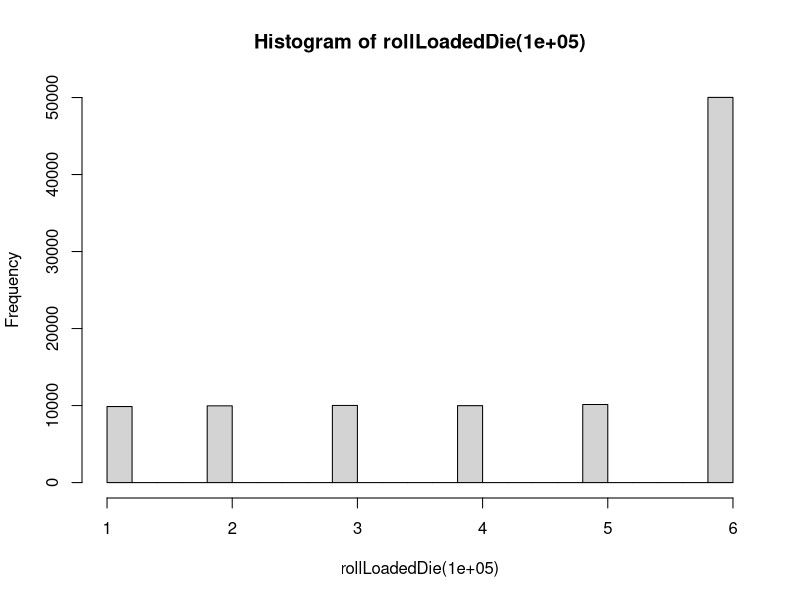
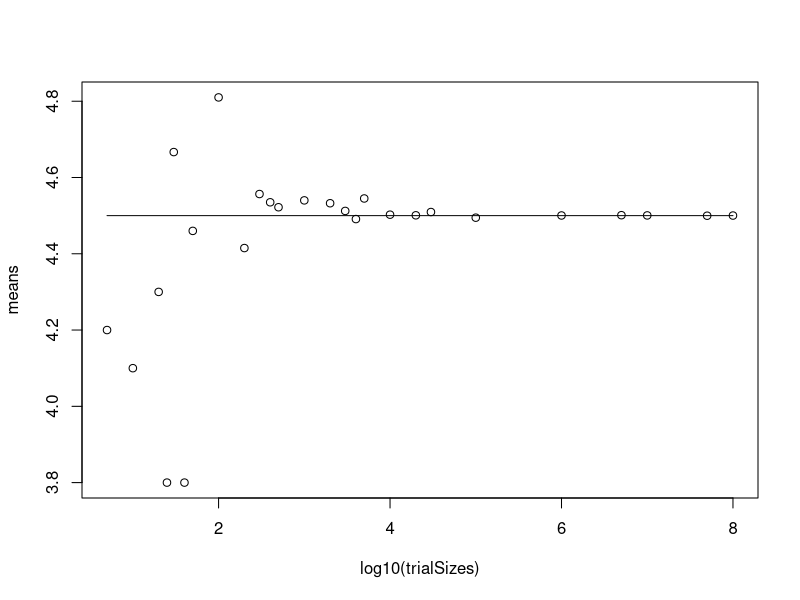
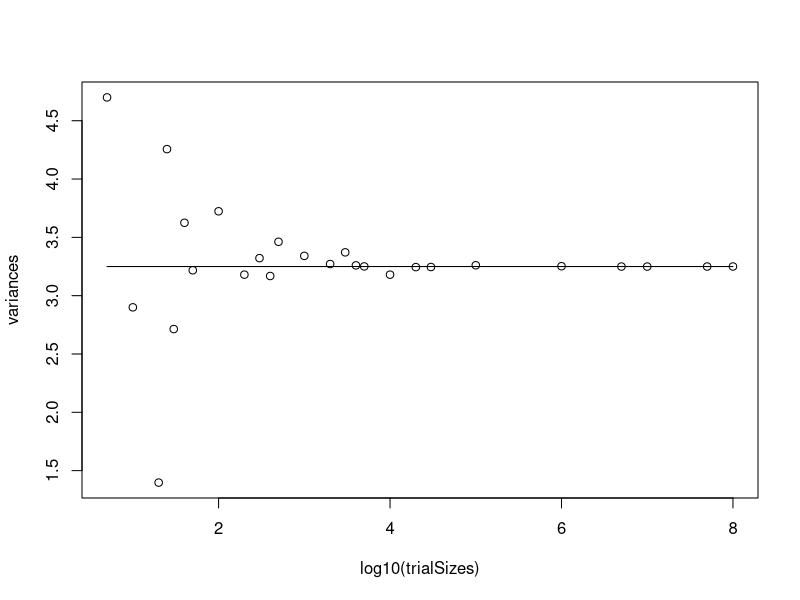
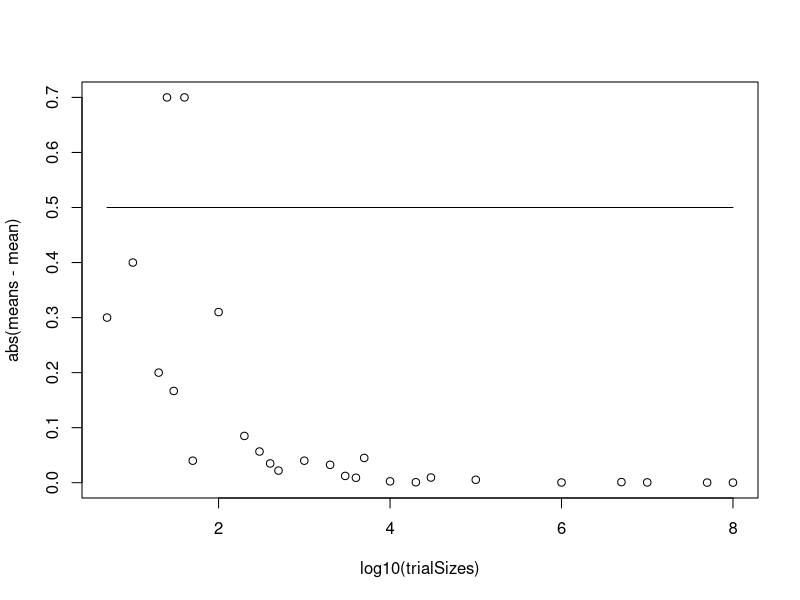
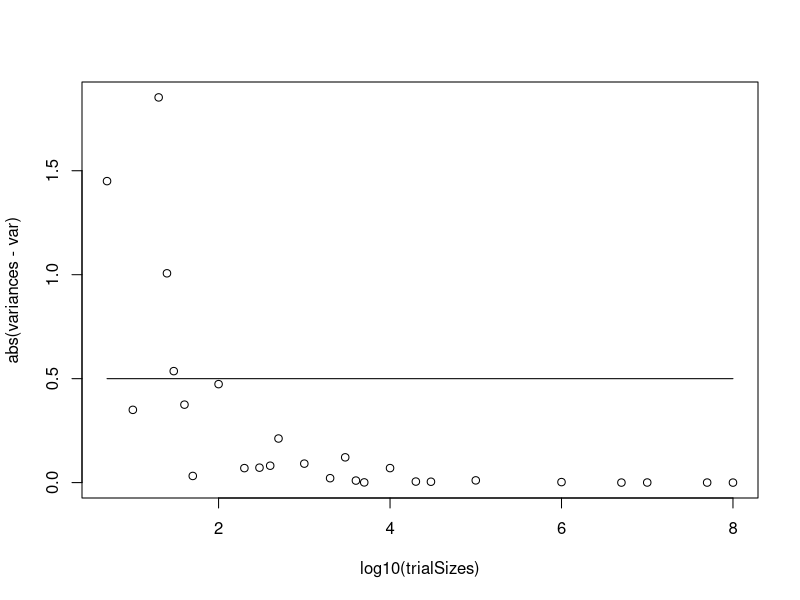

R code for these plots, in order:
## ---- chunk 1
knitr::opts_chunk$set(echo = TRUE)
## ---- chunk 2

prob = c(.1,.1,.1,.1,.1,.5)

mean <- vector("double", 6)
# mean = 1*.1 + 2*.1 + 3*.1 + 4*.1 + 5*.1 + 6*.5
for( i in 1:6 ){mean[i] <- (prob[i]*i)}
mean <- sum(mean)


var <- vector("double", 6)
# for( i in 1:6 ){var[i] <- (prob[i]*(i**2)) - (mean**2)}
for( i in 1:6 ){var[i] <- (prob[i])*(i - mean)**2}
var = sum(var)

print(paste("mean:", mean, "variance:", var))


## ---- chunk 3

rollLoadedDie <- function(numrolls){
  ## given a number of rolls, returns a simulated experiment
  
  # final_vec = vector("double", numrolls)

  # rolls <- runif(numrolls,0,1)
  # 
  # final_vec[rolls <= .1] <- 1
  # final_vec[rolls > .1 & rolls <= .2] <- 2
  # final_vec[rolls > .2 & rolls <= .3] <- 3
  # final_vec[rolls > .3 & rolls <= .4] <- 4
  # final_vec[rolls > .4 & rolls <= .5] <- 5
  # final_vec[rolls > .5] <- 6
  
  final_vec <- sample(1:6, numrolls, prob = c(.1,.1,.1,.1,.1,.5), replace = TRUE)
  return(final_vec)
}
  
  

myRolls <- rollLoadedDie(10000)

for (i in 1:6) {print( paste("there are", length(myRolls[myRolls == i] ),"of the number" ,i) )}



## ---- chunk 4
hist(rollLoadedDie(100000))
## ---- chunk 5

trialSizes <- c(5, 10, 20, 25, 30, 40, 50, 100, 200, 300, 400, 500, 1000, 2000, 3000, 4000, 5000, 10000, 20000, 30000, 100000, 1000000, 5000000, 10000000, 50000000, 100000000)

means <- vector(mode = "double", length=length(trialSizes))

variances <- vector(mode = "double", length=length(trialSizes))

for( i in 1:length(trialSizes) ){

  means[i] <- mean(rollLoadedDie(trialSizes[i]))
  variances[i] <- var(rollLoadedDie(trialSizes[i]))
  
}





## ---- chunk 6
plot( log10(trialSizes), means )
lines(log10(trialSizes), rep(mean, length(trialSizes)))
## ---- chunk 7
plot( log10(trialSizes), variances )
lines(log10(trialSizes), rep(var, length(trialSizes)))
## ---- chunk 8
## plot of the difference from the expected mean
plot(log10(trialSizes), abs(means-mean))
lines(log10(trialSizes), rep(0.5, length(trialSizes)))

## plot of the difference from the expected variance
plot(log10(trialSizes), abs(variances-var))
lines(log10(trialSizes), rep(0.5, length(trialSizes)))
